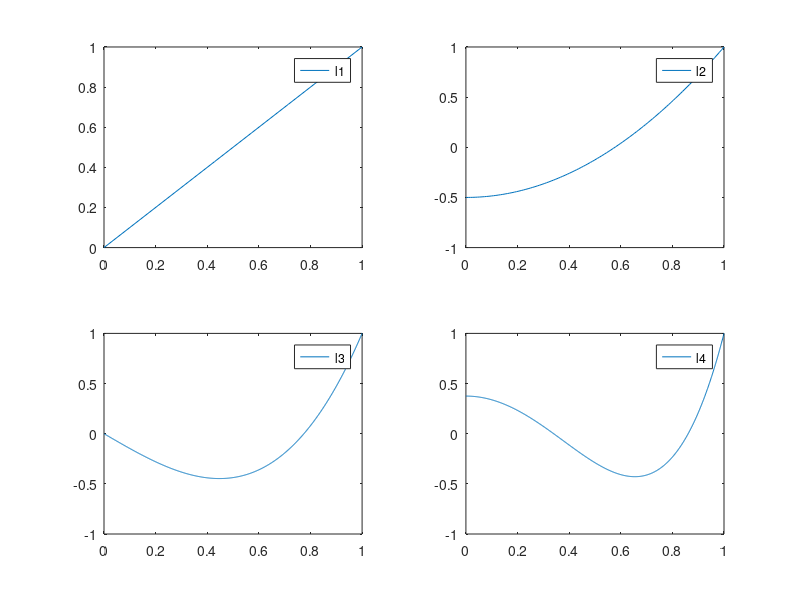

This chart was generated by the following MATLAB code:

f1 = @(x) x
f2 = @(x) 3/2*x.^2-1/2
f3 = @(x) 5/2*x.^3-3/2*x
f4 = @(x) 35/8*x.^4-15/4*x.^2+3/8

subplot (2, 2, 1)
fplot(f1,[0,1]);
legend("l1")
subplot (2, 2, 2)
fplot(f2,[0,1]);
legend("l2")
subplot (2, 2, 3)
fplot(f3,[0,1]);
legend("l3")
subplot (2, 2, 4)
fplot(f4,[0,1]);
legend("l4")

